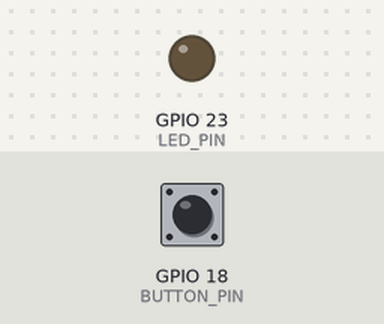
A program run on a simulated ESP32. Parts: output pins drawn as LEDs (lit = HIGH). The test bench sets the inputs (shaded band); at power-on: GPIO 18 (BUTTON_PIN) HIGH.

Above: at 1.2 s.
1.3 s: GPIO 18 (BUTTON_PIN) pulled LOW for 0.15 s
At 2.8 s:
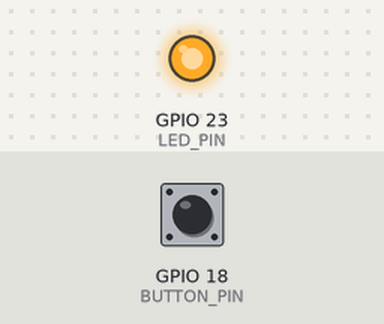
Timing chart, 0 to 4.3 s (numbered marks = the images above; inputs shaded):
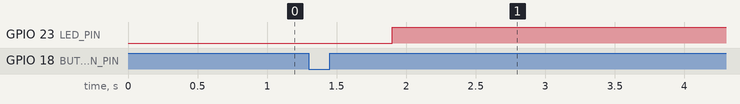

The program:

main.cpp
```cpp
#include <Arduino.h>
#include <OneButton.h>

#define BUTTON_PIN 18
#define LED_PIN    23

OneButton button(BUTTON_PIN, true);  // true = dùng INPUT_PULLUP
bool ledState = false;
bool blinkMode = false;

void handleClick() {
  // Single click: ON/OFF LED
  blinkMode = false;
  ledState = !ledState;
  digitalWrite(LED_PIN, ledState ? HIGH : LOW);
}

void handleDoubleClick() {
  // Double click: bật/tắt chế độ nhấp nháy
  blinkMode = !blinkMode;
}

void setup() {
  pinMode(LED_PIN, OUTPUT);
  button.attachClick(handleClick);
  button.attachDoubleClick(handleDoubleClick);
}

void loop() {
  button.tick();

  if (blinkMode) {
    digitalWrite(LED_PIN, HIGH);
    delay(300);
    digitalWrite(LED_PIN, LOW);
    delay(300);
  }
}
```

Measured:
- after the input at 1.3 s, GPIO 23 (LED_PIN): LOW → HIGH after 0.60 s
